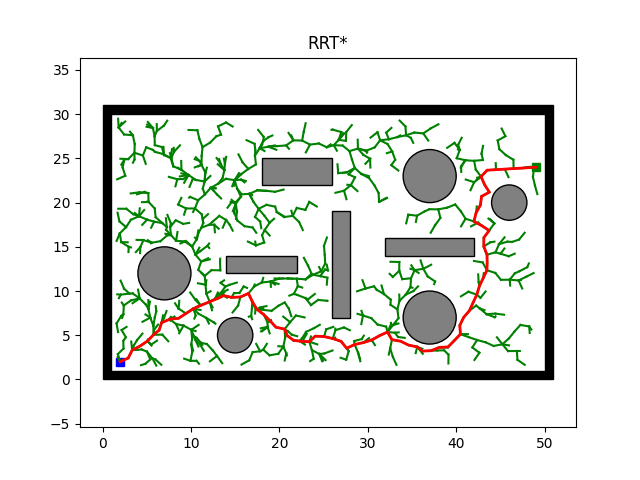

Here is the Python script that generated this plot:
"""
RRT_2D
@author: huiming zhou

Modified by David Filliat
"""
import os
import sys
import math
import numpy as np
import plotting, utils, queue
import env

# parameters
showAnimation = True

class Node:
    def __init__(self, n):
        self.x = n[0]
        self.y = n[1]
        self.parent = None


class RrtStar:
    def __init__(self, env, x_start, x_goal, step_len,
                 goal_sample_rate, search_radius, iter_max):
        self.s_start = Node(x_start)
        self.s_goal = Node(x_goal)
        self.step_len = step_len
        self.goal_sample_rate = goal_sample_rate
        self.search_radius = search_radius
        self.iter_max = iter_max
        self.vertex = [self.s_start]
        self.path = []

        self.env = env
        if showAnimation:
            self.plotting = plotting.Plotting(self.env, x_start, x_goal)
        self.utils = utils.Utils(self.env)

        self.x_range = self.env.x_range
        self.y_range = self.env.y_range
        self.obs_circle = self.env.obs_circle
        self.obs_rectangle = self.env.obs_rectangle
        self.obs_boundary = self.env.obs_boundary

    def planning(self):
        iter_goal = None
        for k in range(self.iter_max):
            node_rand = self.generate_random_node(self.goal_sample_rate)
            node_near = self.nearest_neighbor(self.vertex, node_rand)
            node_new = self.new_state(node_near, node_rand)

            index = self.search_goal_parent()
            if index != (len(self.vertex) - 1) and iter_goal == None:
                iter_goal = k

            if showAnimation and k % 50 == 0:
                if index != (len(self.vertex) - 1):
                    self.path = self.extract_path(self.vertex[index])
                else:
                    self.path = []
                self.plotting.animation(self.vertex, self.path, "rrt*, N = " + str(k),False)

            if node_new and not self.utils.is_collision(node_near, node_new):
                neighbor_index = self.find_near_neighbor(node_new)
                self.vertex.append(node_new)

                if neighbor_index:
                    self.choose_parent(node_new, neighbor_index)
                    self.rewire(node_new, neighbor_index)

        index = self.search_goal_parent()

        if index != (len(self.vertex) - 1):
            self.path = self.extract_path(self.vertex[index])
        else:
            self.path = []
            iter_goal = self.iter_max

        return self.path, iter_goal

    def new_state(self, node_start, node_goal):
        dist, theta = self.get_distance_and_angle(node_start, node_goal)

        dist = min(self.step_len, dist)
        node_new = Node((node_start.x + dist * math.cos(theta),
                         node_start.y + dist * math.sin(theta)))

        node_new.parent = node_start

        return node_new

    def choose_parent(self, node_new, neighbor_index):
        cost = [self.get_new_cost(self.vertex[i], node_new) for i in neighbor_index]

        cost_min_index = neighbor_index[int(np.argmin(cost))]
        node_new.parent = self.vertex[cost_min_index]

    def rewire(self, node_new, neighbor_index):
        for i in neighbor_index:
            node_neighbor = self.vertex[i]

            if self.cost(node_neighbor) > self.get_new_cost(node_new, node_neighbor):
                node_neighbor.parent = node_new

    def search_goal_parent(self):
        dist_list = [math.hypot(n.x - self.s_goal.x, n.y - self.s_goal.y) for n in self.vertex]
        node_index = [i for i in range(len(dist_list)) if dist_list[i] <= self.step_len]
        if len(node_index) > 0:
            cost_list = [dist_list[i] + self.cost(self.vertex[i]) for i in node_index
                         if not self.utils.is_collision(self.vertex[i], self.s_goal)]
            id_list = [i for i in node_index
                         if not self.utils.is_collision(self.vertex[i], self.s_goal)]

            if len(cost_list)> 0:
                id = id_list[int(np.argmin(cost_list))]
                #print('Found path, length : ' + str(min(cost_list)))
                return id

        return len(self.vertex) - 1

    def get_new_cost(self, node_start, node_end):
        dist, _ = self.get_distance_and_angle(node_start, node_end)

        return self.cost(node_start) + dist

    def generate_random_node(self, goal_sample_rate):
        delta = self.utils.delta

        if np.random.random() > goal_sample_rate:
            return Node((np.random.uniform(self.x_range[0] + delta, self.x_range[1] - delta),
                         np.random.uniform(self.y_range[0] + delta, self.y_range[1] - delta)))

        return self.s_goal

    def find_near_neighbor(self, node_new):
        n = len(self.vertex) + 1
        r = min(self.search_radius * math.sqrt((math.log(n) / n)), self.step_len)

        dist_table = [math.hypot(nd.x - node_new.x, nd.y - node_new.y) for nd in self.vertex]
        dist_table_index = [ind for ind in range(len(dist_table)) if dist_table[ind] <= r and
                            not self.utils.is_collision(node_new, self.vertex[ind])]

        return dist_table_index

    @staticmethod
    def nearest_neighbor(node_list, n):
        return node_list[int(np.argmin([math.hypot(nd.x - n.x, nd.y - n.y)
                                        for nd in node_list]))]

    @staticmethod
    def cost(node_p):
        node = node_p
        cost = 0.0

        while node.parent:
            cost += math.hypot(node.x - node.parent.x, node.y - node.parent.y)
            node = node.parent

        return cost

    def update_cost(self, parent_node):
        OPEN = queue.QueueFIFO()
        OPEN.put(parent_node)

        while not OPEN.empty():
            node = OPEN.get()

            if len(node.child) == 0:
                continue

            for node_c in node.child:
                node_c.Cost = self.get_new_cost(node, node_c)
                OPEN.put(node_c)

    def extract_path(self, node_end):
        path = [[self.s_goal.x, self.s_goal.y]]
        node = node_end

        while node.parent is not None:
            path.append([node.x, node.y])
            node = node.parent
        path.append([node.x, node.y])

        return path

    @staticmethod
    def get_distance_and_angle(node_start, node_end):
        dx = node_end.x - node_start.x
        dy = node_end.y - node_start.y
        return math.hypot(dx, dy), math.atan2(dy, dx)

def get_path_length(path):
    """
    Compute path length
    """
    length = 0
    for i,k in zip(path[0::], path[1::]):
        length += np.linalg.norm(np.array(i) - np.array(k)) #math.dist(i,k)
    return length


def main():
    x_start = (2, 2)  # Starting node
    x_goal = (49, 24)  # Goal node
    environment = env.Env()

    rrt_star = RrtStar(environment, x_start, x_goal, 1, 0.10, 20, 1500)
    path, nb_iter = rrt_star.planning()

    if path:
        print('Found path in ' + str(nb_iter) + ' iterations, length : ' + str(get_path_length(path)))
        if showAnimation:
            rrt_star.plotting.animation(rrt_star.vertex, path, "RRT*", True)
            plotting.plt.savefig('rrt_star.png')
            plotting.plt.show()
    else:
        print("No Path Found in " + str(nb_iter) + " iterations!")
        if showAnimation:
            rrt_star.plotting.animation(rrt_star.vertex, [], "RRT*", True)
            plotting.plt.savefig('rrt_star.png')
            plotting.plt.show()


if __name__ == '__main__':
    main()
